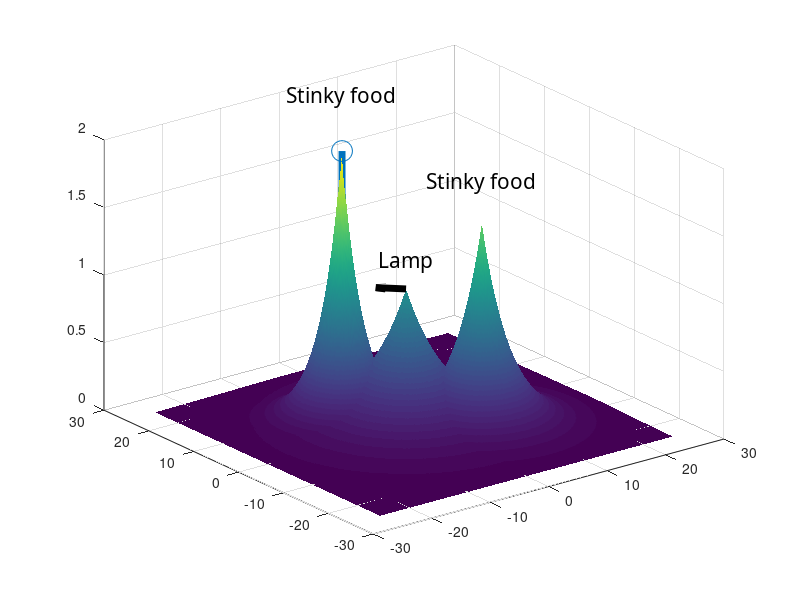

Recreate this plot in MATLAB. (Note: this script raises an error after producing the figure.)
%%%%

nPoints = 500;
len = 25;

y = linspace(0-len,0+len, nPoints);
x = linspace(0-len,0+len, nPoints);

[XS, YS] = meshgrid(x,y);
% perception = strength*e^(-(1/radius)*r) r = distance from origin

%%% SET PARAMETERS
nosePosition = [0,0];
noseRadius = 6;
noseStrength = 1;

%%% STINKY FOOD 1
stinkRadius = 4;
stinkStrength = 1.5;
stinkPosition = [7,-6];
stink = stinkStrength*exp(-(1/stinkRadius)*...
    ((XS-stinkPosition(1)).^2+(YS- stinkPosition(2)).^2).^(1/2));

stink2Radius = 3;
stink2Strength = 2;
stink2Position = [-7,7];
stink2 = stink2Strength*exp(-(1/stink2Radius)*...
    ((XS-stink2Position(1)).^2+(YS- stink2Position(2)).^2).^(1/2));


detectionThreshold = noseStrength*stinkStrength*exp(-2);

% r = ( (x-x0)^2 + (y-y0)^2 ) ^ (1/2)

perceptionWord = 'Lamp';
stinkWord = 'Stinky food';
for i = 1:60
    %%% HAVE NOSE DO RANDOM WALK
    nosePosition = nosePosition + 2*(rand(1, 2) - .5);
    smellPerception = noseStrength*exp(-(1/noseRadius)*...
        ((XS-nosePosition(1)).^2+(YS - nosePosition(2)).^2).^(1/2));
    
    
    %%% SCENT PERCEPTION IS DIRECTION OF MAX DETECTION
    scentPerception = smellPerception.*stink + smellPerception.*stink2;
    
    [maxScentStrength,maxDex] = max(scentPerception(:));
    %%%% POSITION OF MAX DETECTION
    [xDex,yDex] = ind2sub(size(XS),maxDex);
    foodVector = [XS(xDex, yDex) YS(xDex, yDex)] - nosePosition;
    
    foodVector = 10*maxScentStrength*(foodVector./norm(foodVector));
    fprintf('Max Detection: %f\n', maxScentStrength)
    
    cla
    surf(XS,YS,smellPerception,'LineStyle', 'none')
    %%% ADD LABELS ABOVE EACH PEAK
    text(nosePosition(1), nosePosition(2), 1.2*noseStrength, perceptionWord,...
        'FontName', 'monospaced', 'fontsize', 15, ...
        'HorizontalAlignment', 'center');
    text(stinkPosition(1), stinkPosition(2), 1.2*stinkStrength, stinkWord,...
        'FontName', 'monospaced', 'fontsize', 15, ...
        'HorizontalAlignment', 'center');
    text(stink2Position(1), stink2Position(2), 1.2*stink2Strength, stinkWord,...
        'FontName', 'monospaced', 'fontsize', 15, ...
        'HorizontalAlignment', 'center');
    hold on
    %%% STINK 1
    surf(XS, YS, stink, 'LineStyle', 'none', 'FaceColor','interp')
    
    surf(XS, YS, stink2, 'LineStyle', 'none', 'FaceColor','interp')
    if maxScentStrength > detectionThreshold
            %%% POSITION OF MAX DETECTION
    stem3(XS(xDex, yDex), YS(xDex, yDex), stink2Strength,...
        'LineWidth', 5, 'MarkerSize', 15);
    %%% DRAW CONNECTION BETWEEN PEAKS
    quiver3(nosePosition(1), nosePosition(2), noseStrength, ...
        foodVector(1), foodVector(2), 0, 'LineWidth', 5, 'color', 'k',...
        'MarkerEdgeColor', 'k')
    end
    %%% SET GRAPH PROPERTIES 
    ylim([-len len])
    xlim([-len len])
    zlim([0 2])
    xlabel('inches')
    ylabel('planck length')
    zlabel('Stink magnitude')
    set(gca,'FontName', 'monospaced')
    set(gca, 'FontSize', 15)
    pause(.2)
    
    saveas(gcf, sprintf('doubleStinkFrame%0.0d.png', i))
end

